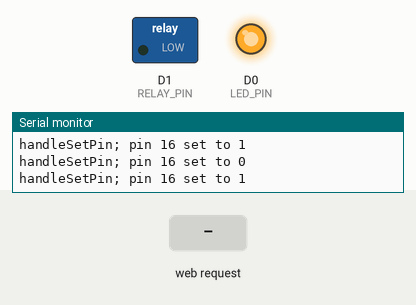
Simulated run of this sketch. Board: ESP8266 (Wemos D1 mini). Shown: switched loads named in the sketch (green lamp = pin HIGH), output pins drawn as LEDs (lit = HIGH), the last lines printed to the serial monitor. Inputs (shaded band) come from the test bench. WiFi joins after 1.5 s; servers stay silent unless stated; uploads are accepted with an empty reply.

Above: at 2.7 s.
2.8 s: HTTP request GET /light/on received
At 5.6 s:
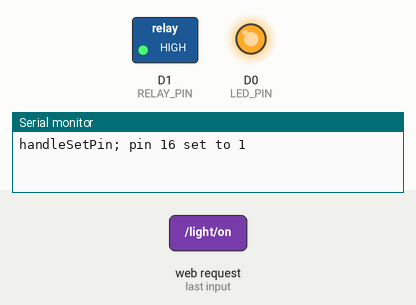
At 7.5 s:
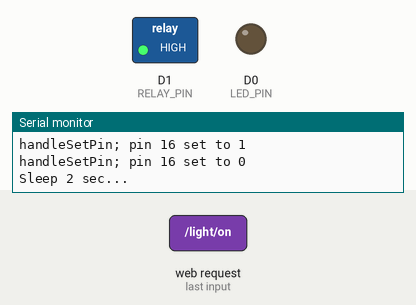
7.7 s: HTTP request GET /light/off received
At 11.9 s:
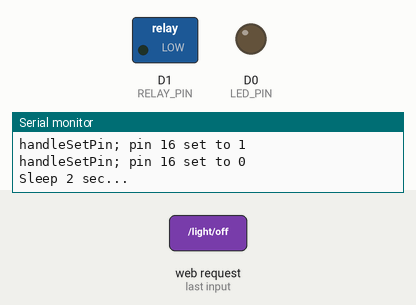
Timing chart, 0 to 22.9 s (numbered marks = the images above; inputs shaded):
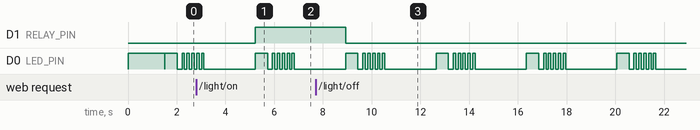

Measured:
- after the input at 2.8 s, D1 (RELAY_PIN): LOW → HIGH after 2.4 s
- after the input at 7.7 s, D1 (RELAY_PIN): HIGH → LOW after 1.2 s
- by itself, D0 (LED_PIN): repeats every 3.7 s: LOW 0.20 s, 4 × (HIGH 0.10 s, LOW 0.10 s), HIGH 0.10 s, LOW 2.1 s, HIGH 0.50 s

The sketch:

WifiControlledAlertLight.ino
```cpp
#include <FS.h>
#include <ESP8266WiFi.h>
#include <DNSServer.h>
#include <ESP8266WebServer.h>
#include <WiFiManager.h>
#include <ESP8266mDNS.h>
#include <ArduinoOTA.h>
#include <ESP8266HTTPClient.h>

//////////////////////////////////////////////////////////////////////////////////////////
// This code can be used inside a rotating flash-light, to get it controlled remotely.
// We will use it to monitor our kubernetes platform and api gateway at the office.
// It is just an extra bit of light, to get us to look up at the big status monitors ;-)
// On any real big issues, someone also get's the standard phone-call from the monitoring
// systems.
//
// Note: there's not much security in this code. But hey, it's just a flash-light...
// Anyone on the network will be able to control it, if they know the proper endpoints.
// However, not in our office, as the network guys have blocked client to client access
// in all Wifi access-points.
//
// The current version of this code will start a long-poll (http get) to an internet
// server. It waits for a command, or on time-out it will sleep for 2 seconds and start
// a new long-poll again. In between the long-poll's, a led will shortly flash, to
// indicate we are still polling. If there's a network disconnect error, the device will
// reboot, and keep the led on, until there's a connection again.
// On receipt of an invalid command, the led will flash a couple of times quickly.
//
// To connect this device to the WLAN, it first starts up in access-point mode, you
// can then connect to it, to set up the proper Wifi credentials. It will re-enter this
// setup mode, if no Wifi connection can be made upon boot up.
//
// 11/11/2018 Thijs Kaper
//////////////////////////////////////////////////////////////////////////////////////////

// serverPollingUrl will get the MAC address of this device added to it.
const String serverPollingUrl = "http://YOUR-SERVER.SOMEWERE/SOMEPATH/long-poll.php?user=";

// Access-point settings (and also OTA - over-the-air - ESP firmware update settings)
const char * accessPointName = "WifiAlertLight";
const char * accessPassword = "password";

// IO pin's (using WeMos D1 mini)
const int RELAY_PIN = D1;
const int LED_PIN = D0;

//////////////////////////////////////////////////////////////////////////////////////////

ESP8266WebServer server ( 80 );


// The setup method is similar to the C-language "main" method. It handles initialization.
// After setup, the ESP will keep the loop() method running forever, for further (event) processing.
void setup() {

  // Set pin modes, turn relay off, and led on
  pinMode(RELAY_PIN, OUTPUT);
  pinMode(LED_PIN, OUTPUT);
  handleSetPin(RELAY_PIN, LOW);
  handleSetPin(LED_PIN, HIGH);

  // debug connection (uses serial port on the usb connector)
  Serial.begin(115200);
  Serial.println();

  // WiFiManager
  // Local intialization. Once its business is done, there is no need to keep it around
  WiFiManager wifiManager;

  // exit after config instead of connecting
  wifiManager.setBreakAfterConfig(true);

  // tries to connect to last known settings
  // if it does not connect it starts an access point with the specified name
  // and goes into a blocking loop awaiting configuration
  if (!wifiManager.autoConnect(accessPointName, accessPassword)) {
    Serial.println("failed to connect, we should reset to see if it re-connects");
    delay(3000);
    ESP.reset();
    delay(5000);
  }

  // if you get here you have connected to the WiFi
  handleSetPin(LED_PIN, LOW);
  Serial.println("connected...yeey :)");
  WiFi.printDiag(Serial);

  Serial.print("local ip: ");
  Serial.println(WiFi.localIP());

  // over-the-air updates allowed (note, during long-poll, OTA will hang, so send some commands to the light to get it going)
  ArduinoOTA.setHostname(accessPointName);
  ArduinoOTA.setPassword(accessPassword);
  ArduinoOTA.begin();

  // some build-in web-server path's, to simplify testing if there's no active long-poll server.
  server.on ( "/", handleRoot );

  server.on ( "/reboot", handleReboot );
  server.on ( "/reset", handleReboot );

  server.on ( "/setup", handleSetup );
  server.on ( "/config", handleSetup );

  server.on ( "/led/on", []()      { handleSetPin(LED_PIN, HIGH);     server.send ( 200, "text/plain", "OK" ); } );
  server.on ( "/led/off", []()     { handleSetPin(LED_PIN, LOW);      server.send ( 200, "text/plain", "OK" ); } );
  server.on ( "/led/pulse", []()   { handlePulsePin(LED_PIN, 1000);   server.send ( 200, "text/plain", "OK" ); } );

  server.on ( "/light/on", []()    { handleSetPin(RELAY_PIN, HIGH);   server.send ( 200, "text/plain", "OK" ); } );
  server.on ( "/light/off", []()   { handleSetPin(RELAY_PIN, LOW);    server.send ( 200, "text/plain", "OK" ); } );
  server.on ( "/light/pulse", []() { handlePulsePin(RELAY_PIN, 2000); server.send ( 200, "text/plain", "OK" ); } );

  server.onNotFound ( handleNotFound );
  server.begin();
}

void handleSetPin(int pin, int value) {
  Serial.println("handleSetPin; pin " + String(pin) + " set to " + String(value));
  digitalWrite(pin, value);
}

void handlePulsePin(int pin, int ms) {
  handleSetPin(pin, HIGH);
  delay(ms);
  handleSetPin(pin, LOW);
}

void handleReboot() {
  Serial.println("handleReboot");
  server.send ( 200, "text/plain", "rebooting..." );
  delay(3000);
  ESP.reset();
  delay(5000);
}

void handleRoot() {
  Serial.println("handleRoot");
  server.send ( 200, "text/plain", "This page intentionally left blank...\nThis is the WifiAlertLight, don't call us, we call a server for light on/off status..." );
}

void handleSetup() {
  Serial.println("handleSetup --> AP=192.168.4.1");

  WiFiManager wifiManager;
  wifiManager.resetSettings();

  server.send ( 200, "text/plain", "resetting wifi credentials, going into accesspoint mode, connect to it, and browse to 192,168.4.1 to config ssid details..." );

  delay(3000);
  ESP.reset();
  delay(5000);
}

void handleNotFound() {
  String message = "This is the WifiAlertLight, don't call us, we call a server for light on/off status...\n\nFile Not Found\n\n";
  message += "URI: ";
  message += server.uri();
  message += "\nMethod: ";
  message += ( server.method() == HTTP_GET ) ? "GET" : "POST";
  message += "\nArguments: ";
  message += server.args();
  message += "\n";

  for ( uint8_t i = 0; i < server.args(); i++ ) {
    message += " " + server.argName ( i ) + ": " + server.arg ( i ) + "\n";
  }

  server.send ( 404, "text/plain", message );
  Serial.println("handleNotFound; " + message);
}

// Main loop - the ESP keeps endlessly calling this after setup.
void loop() {
  // Check for OTA update's
  ArduinoOTA.handle();

  // Check for incoming web request
  server.handleClient();

  // The rest of the lines in this method: Poll the internet gateway server for command's to execute.
  // If you do NOT require this device to poll a server, you can remove the rest of the
  // lines in this method, because the lines above this comment are acting as a web server, receiving
  // API call's to turn on/off the lamp and/or LED. The only difficult bit is finding the IP address of
  // the flash light in that case ;-) I hope you have access to the DHCP server in your Wifi router in
  // that situation. Or you can use the mDNS broadcasted info. On ubuntu use this command: "avahi-browse -r --all"


  // Add mac address, in case our internet server servers more than one device ;-)
  String url = serverPollingUrl + WiFi.macAddress();
  Serial.println("Start reading data... " + url);

  // short LED flash, to indicate we are still alive and online.
  handlePulsePin(LED_PIN, 500);

  // On Wifi connection loss, just reboot to try to reconnect.
  // During reboot, we turn ON the LED, so you have an indication the device is not alive any more.
  if (WiFi.status() != WL_CONNECTED) {
    Serial.println("Not connected? Reboot...");
    handleSetPin(LED_PIN, HIGH);
    delay(3000);
    ESP.reset();
    delay(5000);
  }

  HTTPClient http;
  http.begin(url);
  // User-Agent: Let's the server know who we are, and what our local IP address is. Handy for debugging...
  http.setUserAgent("ESP8266 WifiControlledAlertLight " + WiFi.macAddress() + " " + WiFi.localIP().toString());
  // Give up after 62 seconds (a bit longer than the server side time out).
  http.setTimeout(62000);

  int httpCode = http.GET();
  if (httpCode == 404) {
    Serial.println("Code 404, no data (yet)...");

    // if someone enabled the relay, let's disable it after the one minute time out.
    handleSetPin(RELAY_PIN, LOW);
  } else if (httpCode == 200) {
    String payload = http.getString();
    Serial.print("Got some data: ");
    Serial.println(payload);

    // Try converting input to number, if so, it's a pulse duration
    int pulseTime = payload.toInt();
    if (pulseTime == 0) {
      // not a number, set default to 2 seconds
      pulseTime = 2000;
    } else {
      // set command to pulse
      payload = "pulse";
    }

    if (payload == "on") {
      handleSetPin(RELAY_PIN, HIGH);
    } else if (payload == "off") {
      handleSetPin(RELAY_PIN, LOW);
    } else if (payload == "pulse") {
      handlePulsePin(RELAY_PIN, pulseTime);
    } else if (payload == "setup" || payload == "config") {
      handleSetup();
    } else if (payload == "reboot" || payload == "reset") {
      handleReboot();
    } else {
      // unrecognized command, flash the led a couple of times
      handlePulsePin(LED_PIN, 100);
      delay(100);
      handlePulsePin(LED_PIN, 100);
      delay(100);
      handlePulsePin(LED_PIN, 100);
      delay(100);
      handlePulsePin(LED_PIN, 100);
      delay(100);
      handlePulsePin(LED_PIN, 100);
      delay(100);
    }
  } else {
    Serial.print(httpCode);
    Serial.println(" Error...");
    handleSetPin(LED_PIN, HIGH);
    handleSetPin(RELAY_PIN, LOW);
  }
  http.end(); //Close connection

  Serial.println("Sleep 2 sec...");
  delay(2000);
}
```
